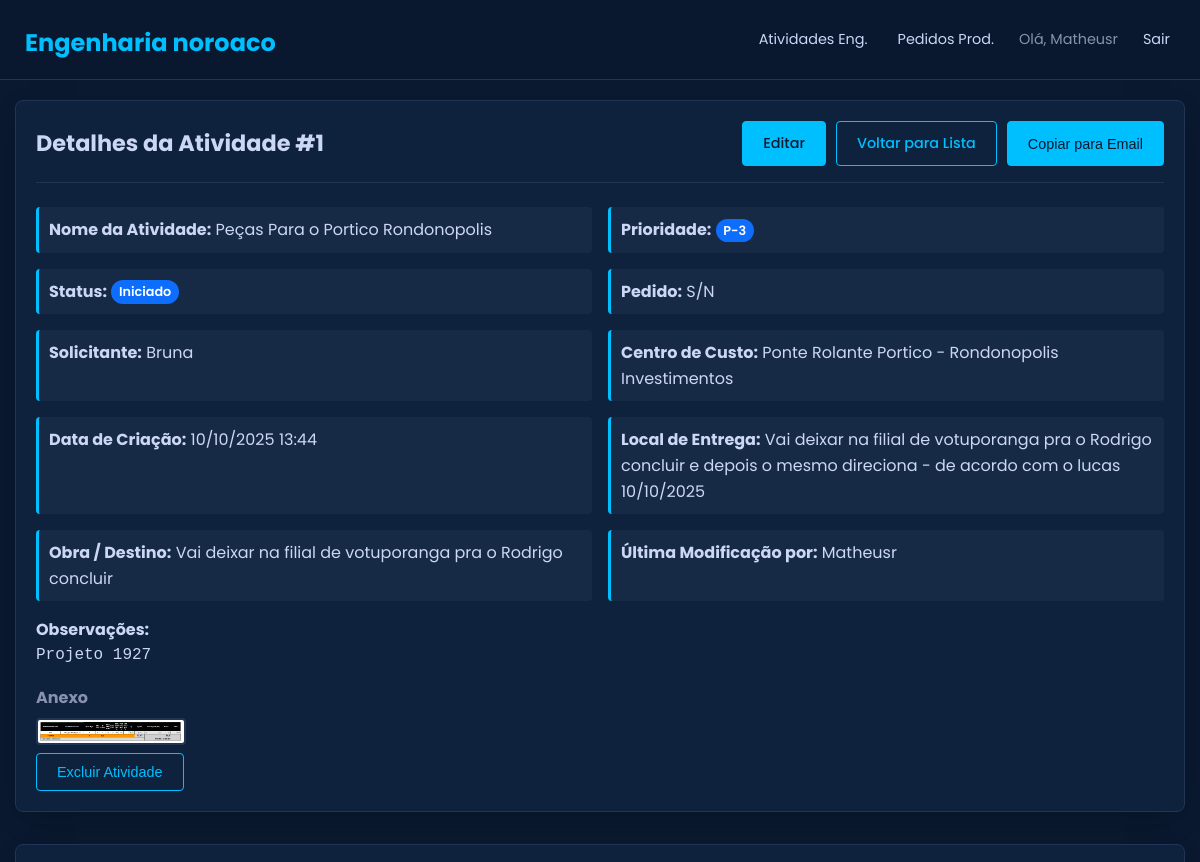
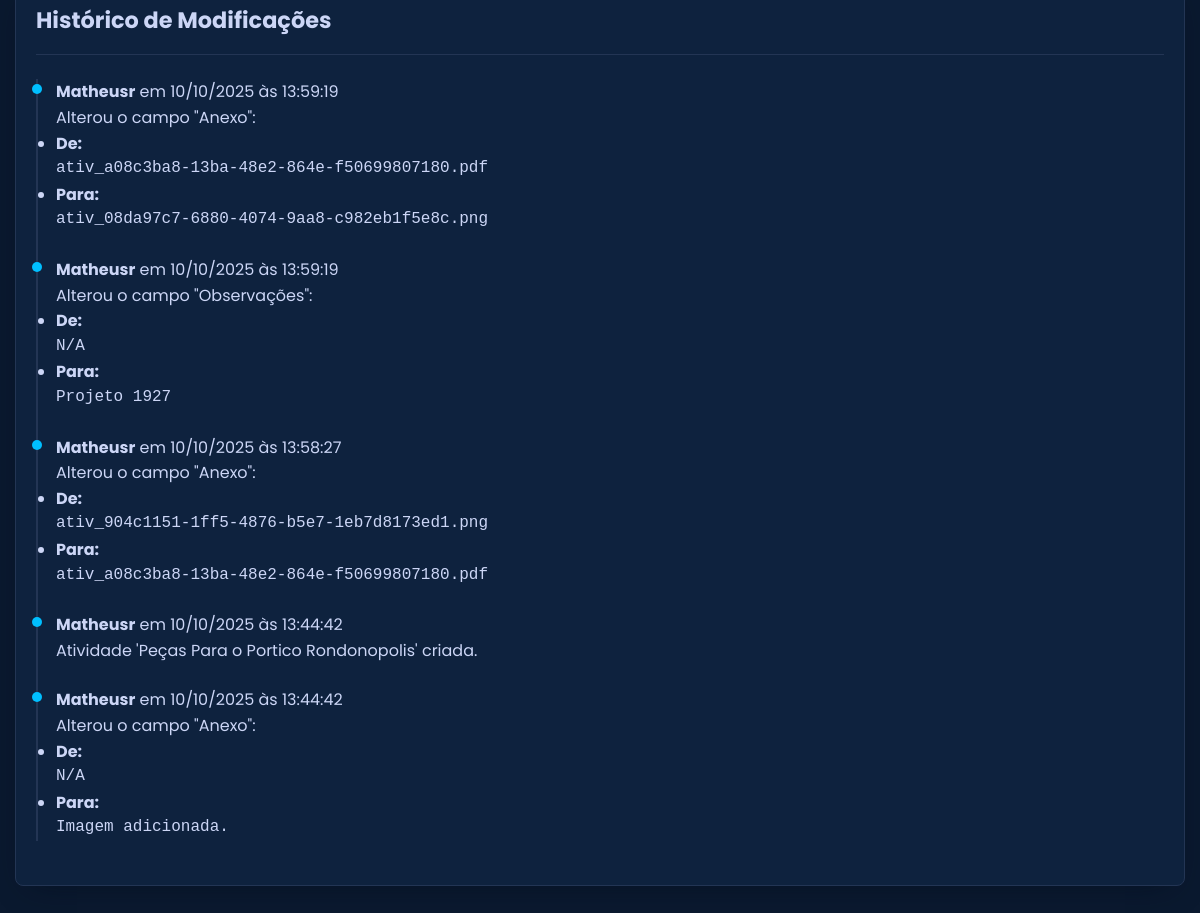
Page /atividade/1 (signed in) on the committed database (2 pictures, top to bottom).
### app.py (models this page shows)
class User(db.Model, UserMixin):
    __tablename__ = 'user'
    id = db.Column(db.Integer, primary_key=True)
    login = db.Column(db.String(80), unique=True, nullable=False)
    nome = db.Column(db.String(150), nullable=False)
    senha_hash = db.Column(db.String(200), nullable=False)
    is_admin = db.Column(db.Boolean, default=False, nullable=False)

class Atividade(db.Model):
    __tablename__ = 'atividade'
    id = db.Column(db.Integer, primary_key=True)
    nome_atividade = db.Column(db.String(200), nullable=False)
    prioridade = db.Column(db.String(10), nullable=False, default='P-3')
    imagem_anexo = db.Column(db.String(100), nullable=True)
    observacoes = db.Column(db.Text, nullable=True)
    data_criacao = db.Column(db.DateTime, nullable=False, default=datetime.utcnow)
    centro_de_custo = db.Column(db.String(100), nullable=False)
    status = db.Column(db.String(50), nullable=False, default='Iniciado')
    responsavel_atual = db.Column(db.String(150), nullable=False)
    pedido = db.Column(db.String(100), nullable=True)
    local_de_entrega = db.Column(db.String(200), nullable=True)
    solicitante = db.Column(db.String(150), nullable=True)
    obra_destino = db.Column(db.String(200), nullable=True)
    historico = db.relationship('HistoricoModificacao', backref='atividade', lazy=True, cascade="all, delete-orphan", order_by='desc(HistoricoModificacao.data_modificacao)')

class HistoricoModificacao(db.Model):
    __tablename__ = 'historico_modificacao'
    id = db.Column(db.Integer, primary_key=True)
    data_modificacao = db.Column(db.DateTime, nullable=False, default=datetime.utcnow)
    campo_alterado = db.Column(db.String(100), nullable=False)
    valor_antigo = db.Column(db.Text, nullable=True)
    valor_novo = db.Column(db.Text, nullable=True)
    modificado_por = db.Column(db.String(150), nullable=False)
    atividade_id = db.Column(db.Integer, db.ForeignKey('atividade.id'), nullable=False)

### app.py (the view)
@app.route('/atividade/<int:atividade_id>')
@login_required
def detalhes_atividade(atividade_id):
    atividade = Atividade.query.get_or_404(atividade_id)
    return render_template('detalhes_atividade.html', atividade=atividade)

### app.py (called while the page is built)
@login_manager.user_loader
def load_user(user_id):
    return User.query.get(int(user_id))

@app.context_processor
def inject_year():
    return {'current_year': datetime.utcnow().year}

### templates/detalhes_atividade.html (shortened to what this page needs)
{% extends "base.html" %}
{% block content %}
<div class="card">
    <div class="card-header">
        <h2>Detalhes da Atividade #{{ atividade.id }}</h2>
        <div>
            <a href="{{ url_for('editar_atividade', atividade_id=atividade.id) }}" class="btn btn-primary">Editar</a>
            <a href="{{ url_for('todas_atividades') }}" class="btn">Voltar para Lista</a>
            <button type="button" class="btn btn-primary" id="copy-to-email-btn">Copiar para Email</button>
        </div>
    </div>
    <div class="details-grid">
        <p><strong>Nome da Atividade:</strong> {{ atividade.nome_atividade }}</p>
        <p><strong>Prioridade:</strong> <span class="priority-badge priority-{{ atividade.prioridade.lower() }}">{{ atividade.prioridade }}</span></p>
        <p><strong>Status:</strong> <span class="status-badge status-{{ atividade.status.lower().replace(' ', '-').replace('ã', 'a').replace('ç', 'c') }}">{{ atividade.status }}</span></p>
        <p><strong>Pedido:</strong> {{ atividade.pedido or 'N/A' }}</p>
        <p><strong>Solicitante:</strong> {{ atividade.solicitante or 'N/A' }}</p>
        <p><strong>Centro de Custo:</strong> {{ atividade.centro_de_custo }}</p>
        <p><strong>Data de Criação:</strong> {{ atividade.data_criacao.strftime('%d/%m/%Y %H:%M') }}</p>
        <p><strong>Local de Entrega:</strong> {{ atividade.local_de_entrega or 'N/A' }}</p>
        <p><strong>Obra / Destino:</strong> {{ atividade.obra_destino or 'N/A' }}</p>
        <p><strong>Última Modificação por:</strong> {{ atividade.responsavel_atual }}</p>
        <div class="details-full-width">
            <strong>Observações:</strong>
            <pre>{{ atividade.observacoes or 'Nenhuma observação.' }}</pre>
        </div>
    </div>
    {% if atividade.imagem_anexo %}
    <div class="anexo-container">
        <h3>Anexo</h3>
        <img src="{{ url_for('uploaded_file', folder='atividades', filename=atividade.imagem_anexo, _external=True) }}"
             alt="Anexo da atividade"
             class="anexo-thumbnail"
             id="anexo-thumbnail">
    </div>
    {% endif %}
    {% if current_user.is_admin %}
    <div class="admin-actions">
        <form method="POST" action="{{ url_for('excluir_atividade', atividade_id=atividade.id) }}" onsubmit="return confirm('Tem certeza que deseja excluir esta atividade? Esta ação não pode ser desfeita.');">
            <button type="submit" class="btn btn-danger">Excluir Atividade</button>
        </form>
    </div>
    {% endif %}
</div>
<div class="card">
    <div class="card-header"><h2>Histórico de Modificações</h2></div>
    <div class="history-timeline">
        {% for hist in atividade.historico %}
        <div class="history-item">
            <div class="history-header"><strong>{{ hist.modificado_por }}</strong> em {{ hist.data_modificacao.strftime('%d/%m/%Y às %H:%M:%S') }}</div>
            <div class="history-body">
                {% if hist.campo_alterado == 'Criação da Atividade' %}
                    <p>{{ hist.valor_novo }}</p>
                {% else %}
                    <p>Alterou o campo <span class="change-field">"{{ hist.campo_alterado }}"</span>:</p>
                    <ul>
                        <li><strong>De:</strong> <pre class="change-values">{{ hist.valor_antigo or 'N/A' }}</pre></li>
                        <li><strong>Para:</strong> <pre class="change-values">{{ hist.valor_novo or 'N/A' }}</pre></li>
                    </ul>
                {% endif %}
            </div>
        </div>
        {% else %}
            <p>Nenhuma modificação registrada ainda.</p>
        {% endfor %}
    </div>
</div>
{% endblock %}

### templates/base.html (shortened to what this page needs)
<!DOCTYPE html>
<html lang="pt-BR">
<head>
    <link rel="stylesheet" href="{{ url_for('static', filename='css/style.css') }}">
</head>
<body>
    <header>
        <h1><a href="{{ url_for('index') }}">Engenharia noroaco</a></h1>
        <nav class="nav-links" id="nav-links">
            {% if current_user.is_authenticated %}
                <a href="{{ url_for('todas_atividades') }}" class="nav-link">Atividades Eng.</a>
                <a href="{{ url_for('todos_pedidos') }}" class="nav-link">Pedidos Prod.</a>
                <span class="nav-user">Olá, {{ current_user.nome }}</span>
                <a href="{{ url_for('logout') }}" class="nav-link">Sair</a>
            {% endif %}
        </nav>
    </header>
    <main>
        {% block content %}{% endblock %}
    </main>
</body>
</html>

### static/css/style.css (style rules this page uses)
:root { --cor-primaria-fundo: #0a192f; --cor-secundaria-fundo: #172a45; --cor-texto-principal: #ccd6f6; --cor-texto-secundario: #8892b0; --cor-destaque: #00bfff; --cor-destaque-hover: #17d5ff; --cor-fundo-card: #0e223e; --cor-borda: #233554; --sombra: 0 10px 30px -15px rgba(2, 12, 27, 0.7); --fonte-principal: 'Poppins', sans-serif; }
* { margin: 0; padding: 0; box-sizing: border-box; }
body { font-family: var(--fonte-principal); background-color: var(--cor-primaria-fundo); color: var(--cor-texto-principal); font-size: 16px; line-height: 1.6; }
header { background-color: rgba(10, 25, 47, 0.85); backdrop-filter: blur(10px); padding: 0 25px; display: flex; justify-content: space-between; align-items: center; height: 80px; position: fixed; top: 0; width: 100%; z-index: 100; border-bottom: 1px solid var(--cor-borda); }
header h1 a { color: var(--cor-destaque); text-decoration: none; font-size: 1.5rem; font-weight: 700; }
.nav-links { display: none; align-items: center; gap: 20px; }
.nav-link { color: var(--cor-texto-principal); text-decoration: none; font-size: 0.9rem; padding: 5px; transition: color 0.3s ease; }
.nav-user { color: var(--cor-texto-secundario); font-size: 0.9rem; }
main { padding: 100px 15px 20px 15px; max-width: 1200px; margin: 0 auto; }
.card { background-color: var(--cor-fundo-card); border: 1px solid var(--cor-borda); border-radius: 8px; padding: 20px; margin-bottom: 2rem; box-shadow: var(--sombra); }
.card-header { display: flex; flex-direction: column; gap: 15px; margin-bottom: 1.5rem; padding-bottom: 1rem; border-bottom: 1px solid var(--cor-borda); }
.card-header h2 { margin: 0; color: var(--cor-texto-principal); font-size: 1.4rem; }
.card-header > div { display: flex; gap: 10px; flex-wrap: wrap; }
.btn { padding: 10px 20px; border: 1px solid var(--cor-destaque); border-radius: 4px; background-color: transparent; color: var(--cor-destaque); text-decoration: none; cursor: pointer; font-size: 0.9rem; font-weight: 500; transition: background-color 0.3s ease; }
.btn-primary { background-color: var(--cor-destaque); color: var(--cor-primaria-fundo); }
.status-badge, .priority-badge { padding: 0.25em 0.6em; font-size: 0.8rem; font-weight: 600; border-radius: 15px; }
pre.change-values, .details-full-width pre { white-space: pre-wrap; word-wrap: break-word; }
.status-iniciado { background-color: #0d6efd; color: #fff; }
.priority-p-3 { background-color: #0d6efd; color: #fff; }
.details-grid { display: grid; grid-template-columns: 1fr; gap: 1rem; }
.details-grid p { background-color: var(--cor-secundaria-fundo); padding: 10px; border-radius: 4px; border-left: 3px solid var(--cor-destaque); }
.history-timeline { position: relative; padding-left: 20px; }
.history-timeline::before { content: ''; position: absolute; left: 0; top: 0; bottom: 0; width: 2px; background-color: var(--cor-borda); }
.history-item { position: relative; margin-bottom: 1.5rem; }
.history-item::before { content: ''; position: absolute; left: -24px; top: 5px; width: 10px; height: 10px; border-radius: 50%; background-color: var(--cor-destaque); }
@media (min-width: 768px) { .nav-links { display: flex; } }
@media (min-width: 768px) { .card-header { flex-direction: row; justify-content: space-between; align-items: center; } }
@media (min-width: 768px) { .details-grid { grid-template-columns: repeat(2, 1fr); } }
.anexo-container { margin-top: 1rem; }
.anexo-container h3 { color: var(--cor-texto-secundario); font-size: 1rem; margin-bottom: 0.5rem; }
.anexo-thumbnail { max-width: 150px; border-radius: 4px; border: 2px solid var(--cor-borda); cursor: pointer; transition: transform 0.3s ease, border-color 0.3s ease; }

### rows in the picture
User: nome "Matheusr"
Atividade: id "1", nome_atividade "Peças Para o Portico Rondonopolis", prioridade "P-3", status "Iniciado", pedido "S/N", solicitante "Bruna", centro_de_custo "Ponte Rolante Portico - Rondonopolis Investimentos", data_criacao "10/10/2025 13:44", local_de_entrega "Vai deixar na filial de votuporanga pra o Rodrigo concluir e depois o mesmo direciona - de acordo com o lucas 10/10/2025", obra_destino "Vai deixar na filial de votuporanga pra o Rodrigo concluir", responsavel_atual "Matheusr", observacoes "Projeto 1927", imagem_anexo (picture)
HistoricoModificacao: modificado_por "Matheusr", data_modificacao "10/10/2025 às 13:59:19", campo_alterado "Anexo", valor_antigo "ativ_a08c3ba8-13ba-48e2-864e-f50699807180.pdf", valor_novo "ativ_08da97c7-6880-4074-9aa8-c982eb1f5e8c.png"
HistoricoModificacao: modificado_por "Matheusr", data_modificacao "10/10/2025 às 13:59:19", campo_alterado "Observações", valor_antigo "N/A", valor_novo "Projeto 1927"
HistoricoModificacao: modificado_por "Matheusr", data_modificacao "10/10/2025 às 13:58:27", campo_alterado "Anexo", valor_antigo "ativ_904c1151-1ff5-4876-b5e7-1eb7d8173ed1.png", valor_novo "ativ_a08c3ba8-13ba-48e2-864e-f50699807180.pdf"
HistoricoModificacao: modificado_por "Matheusr", data_modificacao "10/10/2025 às 13:44:42", valor_novo "Atividade 'Peças Para o Portico Rondonopolis' criada."
HistoricoModificacao: modificado_por "Matheusr", data_modificacao "10/10/2025 às 13:44:42", campo_alterado "Anexo", valor_antigo "N/A", valor_novo "Imagem adicionada."
